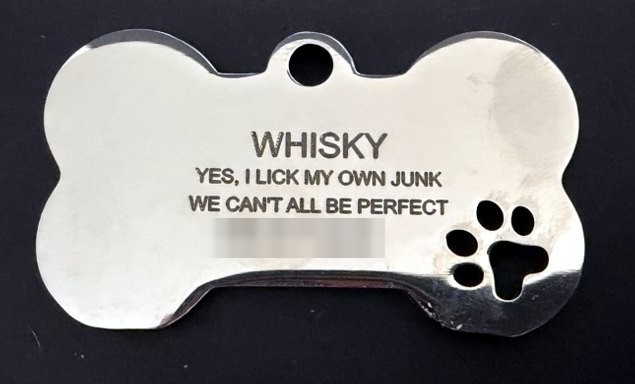
#> input picture site/assets/whisky-tag-real.jpg, 635 x 384 px
$ python make-og.py ../tag-snore.jpg
#> lines starting #> are read from the running program, lines starting #| are printed output that depends on the picture; after the words box and inside, x2 and y2 are one past the last pixel; in counts of white or black regions, pixels touching at a corner belong together
#!/usr/bin/env python3
"""Regenerate the 1200x630 Open Graph share images in site/assets/og/.

Usage (from anywhere):
    python3 site/assets/og/make-og.py              # rebuild everything + README.md
    python3 site/assets/og/make-og.py pug utah     # rebuild only these slugs (README still rebuilt)
    python3 site/assets/og/make-og.py --list       # print slug -> headline, render nothing

New breed page? Add the folder site/<breed>-dog-tags/ with an <h1> and saying cards
(class "saycard__text" or "say__name"), then run the script. It picks the folder up by its
name, reads the H1 and the first saying, and writes og/<breed>.jpg. Short display names for
breeds with long H1s live in SHORT_NAMES below.

Needs: python3 + Pillow + numpy, Google Chrome. Fonts (Bungee, Archivo, Archivo Black, DM Mono;
all SIL OFL) are fetched once from jsDelivr into ~/.cache/saltydogtags-og/fonts and embedded as
data: URLs, so nothing outside this folder in the repo is written.
"""
import base64, html, json, os, re, shutil, subprocess, sys, tempfile, urllib.request
from concurrent.futures import ThreadPoolExecutor
from pathlib import Path

import numpy as np
from PIL import Image, ImageDraw, ImageFilter

OG = Path(__file__).resolve().parent            # site/assets/og
SITE = OG.parents[1]                             # site/
ASSETS = SITE / "assets"
CHROME = "/Applications/Google Chrome.app/Contents/MacOS/Google Chrome"
FONT_DIR = Path.home() / ".cache" / "saltydogtags-og" / "fonts"
FONTS = {  # family -> jsDelivr path under google/fonts@main/ofl/
    "Bungee": "bungee/Bungee-Regular.ttf",
    "Archivo": "archivo/Archivo%5Bwdth,wght%5D.ttf",
    "Archivo Black": "archivoblack/ArchivoBlack-Regular.ttf",
    "DM Mono": "dmmono/DMMono-Medium.ttf",
}
W, H = 1200, 630
MAX_BYTES = 150 * 1024

FALLBACK_SUB = {"utah": "From a Lehi bulldog family."}  # pages without saying cards
SHORT_NAMES = {  # folder slug -> name used in "<Name> dog tags"
    "aussie": "Aussie", "bernese": "Bernese", "cavalier": "Cavalier", "doodle": "Doodle",
    "boston-terrier": "Boston Terrier", "utah": "Utah", "st-george": "St. George",
}
# Anodized finishes from app.js FINISHES, cycled across breed pages (alphabetical order).
FINISHES = {
    "hotpink": "#EE5FA6", "sky": "#5CB9EA", "yellow": "#F4C83F", "royal": "#2F5FD8", "green": "#4FC27C",
}
BREED_CYCLE = ["hotpink", "sky", "yellow", "royal", "green"]


# ---------------------------------------------------------------- helpers
def strip_tags(s):
    return html.unescape(re.sub(r"<[^>]+>", "", s)).strip()


# [4 lines left out: function smart, not called in this run]


def page(path):
    return (SITE / path / "index.html").read_text(encoding="utf-8")


def h1_of(src):
    m = re.search(r"<h1[^>]*>(.*?)</h1>", src, re.S)
    return strip_tags(m.group(1)) if m else ""


# [37 lines left out: functions first_saying, split_title, ensure_fonts, not called in this run]


def tag_cutout(dst):
    """Cut the real polished bone tag (whisky-tag-real.jpg) off its dark fabric.
    Top/sides: luminance threshold (bright steel vs dark cloth). Bottom: the bevel reflects the
    black cloth, so its outline is hand-traced in photo pixels. Exterior = flood fill from a corner;
    the ring hole and paw cut-outs keep their (near-black) photo pixels, which read as holes on void."""
    im = Image.open(ASSETS / "whisky-tag-real.jpg").convert("RGB")
    L = np.asarray(im.convert("L"))
    m = Image.fromarray(((L > 70) * 255).astype("uint8"))
    bottom = [(40, 240), (42, 282), (50, 297), (70, 317), (95, 328), (120, 329.5), (152, 329), (160, 327.5),
              (170, 322.5), (182, 315), (195, 306), (205, 294), (212, 288), (245, 286.5), (320, 287.5),
              (370, 289), (400, 292.5), (410, 296), (425, 310), (437, 321), (450, 329), (470, 332.5),
              (495, 336), (510, 337), (525, 334), (540, 327.5), (555, 315), (567, 300), (577, 282),
              (582, 265), (584, 250), (584, 238), (420, 200), (120, 200)]
    ImageDraw.Draw(m).polygon(bottom, fill=255)
    m = m.filter(ImageFilter.MaxFilter(3)).filter(ImageFilter.MinFilter(3))   # close pinholes on the rim
    ff = m.copy()
    ImageDraw.floodfill(ff, (0, 0), 128)
    mask = Image.fromarray(np.where(np.asarray(ff) == 128, 0, 255).astype("uint8"))
    mask = mask.filter(ImageFilter.MinFilter(3))                                 # eat the 1px cloth fringe
    mask = mask.filter(ImageFilter.GaussianBlur(1.6)).point(lambda v: 255 if v > 128 else 0)
    mask = mask.filter(ImageFilter.GaussianBlur(0.7))                            # antialiased edge
    bbox = mask.getbbox()
    out = im.convert("RGBA")
    out.putalpha(mask)
    out.crop(bbox).save(dst)


# ---------------------------------------------------------------- jobs
def jobs():
    J = []
    J.append(dict(slug="home", page="/", kind="photo", headline="Funny dog tags. Laser engraved.",
                  sub="", foot="Engraved in Lehi, Utah", eyebrow="From $12. Name and number on the back."))
    J.append(dict(slug="sayings", page="/sayings/", kind="fan", headline="181 sayings your dog would say.",
                  sub="", foot="Laser engraved in Utah", eyebrow="Funny dog tag sayings",
                  tags=[(["Built like", "a loaf."], "hotpink"), (["Drool", "happens."], "sky"),
                        (["Runs on naps", "and spite."], "yellow")]))
    J.append(dict(slug="wall", page="/wall/", kind="wall", headline="Wall of Shame.",
                  sub="Your dog could be first.", foot="Real dogs. Real tags.", eyebrow="Customer dogs"))

    breeds = sorted(p.name for p in SITE.iterdir() if p.is_dir() and p.name.endswith("-dog-tags"))
    # City pages share the "-dog-tags" folder pattern but are not breeds: they take a fixed finish and stay out of the
    # cycle and the breed count, so adding one never recolors the breed cards after it.
    LOCAL = {"st-george-dog-tags": "yellow"}
    hub_tags = []
    i = -1
    for folder in breeds:
        if folder not in LOCAL:
            i += 1
        slug = folder[: -len("-dog-tags")]
        src = page(folder)
        h1 = h1_of(src)
        name = SHORT_NAMES.get(slug) or re.sub(r"(?i)^funny\s+|\s+dog tags$", "", h1).strip()
        saying = first_saying(src)
        fin = LOCAL.get(folder) or BREED_CYCLE[i % len(BREED_CYCLE)]
        if saying:
            J.append(dict(slug=slug, page=f"/{folder}/", kind="tag", headline=f"{name} dog tags",
                          saying=saying, finish=fin, foot="Laser engraved in Utah", eyebrow="Funny engraved tags"))
            if slug in ("pug", "corgi", "husky"):
                hub_tags.append((saying, fin))
        else:  # no saying cards on the page (e.g. utah): real tag photo + the page's own tagline
            tagline = FALLBACK_SUB.get(slug) or (h1[h1.index(" From ") + 1:] if " From " in h1 else "")
            J.append(dict(slug=slug, page=f"/{folder}/", kind="photo", headline=f"{name} dog tags",
                          sub=tagline, foot="Laser engraved in Utah", eyebrow="Funny engraved tags"))
    if (SITE / "dog-tags-by-breed" / "index.html").exists():
        J.append(dict(slug="dog-tags-by-breed", page="/dog-tags-by-breed/", kind="fan",
                      headline=h1_of(page("dog-tags-by-breed")), sub="Every breed has its own crimes.",
                      foot="Laser engraved in Utah", eyebrow=f"{len(breeds) - 1 - len(LOCAL.keys() & set(breeds))} breeds and counting",
                      tags=[(s, "hotpink" if k == 0 else ("sky" if k == 1 else "yellow")) for k, (s, f) in enumerate(hub_tags)]))

    gdir = SITE / "guides"
    if (gdir / "index.html").exists():
        J.append(dict(slug="guides", page="/guides/", kind="photo", headline=h1_of(page("guides")),
                      sub="From a house with seven bulldogs.", foot="saltydogtags.com/guides", eyebrow="Guides"))
    for g in sorted(p for p in gdir.iterdir() if p.is_dir() and (p / "index.html").exists()):
        h1 = h1_of(page(f"guides/{g.name}"))
        head, aside = split_title(h1)
        J.append(dict(slug=g.name, page=f"/guides/{g.name}/", kind="photo", guide=True, headline=head,
                      sub=aside, h1=h1, foot="saltydogtags.com/guides", eyebrow="Guide"))
    return J


# ---------------------------------------------------------------- html
TEMPLATE = r"""<!doctype html><html><head><meta charset="utf-8"><style>
__FONTS__
*{box-sizing:border-box;margin:0;padding:0}
html,body{width:1200px;height:630px;overflow:hidden;background:#09010F}
.og{position:relative;width:1200px;height:630px;overflow:hidden;color:#FFF4FA;font-family:'Archivo',sans-serif;
  background:radial-gradient(900px 620px at 8% 0%,#1A0B33 0%,rgba(26,11,51,0) 60%),#09010F}
.glow{position:absolute;left:560px;top:-20px;width:680px;height:680px;border-radius:50%;
  background:radial-gradient(closest-side,var(--glow) 0%,rgba(0,0,0,0) 100%);opacity:.32}
.logo{position:absolute;left:64px;top:52px;height:52px}
.copy{position:absolute;left:64px;top:140px;width:var(--cw);height:360px;display:flex;flex-direction:column;justify-content:center}
.eyebrow{font-family:'DM Mono',monospace;font-weight:500;font-size:17px;letter-spacing:.2em;text-transform:uppercase;color:#2AF5E4;margin-bottom:22px}
h1{font-family:'Bungee',sans-serif;font-weight:400;line-height:1.02;letter-spacing:-.005em;color:#FFF4FA;
  text-shadow:.06em .06em 0 #FF2E97;text-wrap:balance;font-size:84px}
.sub{font-weight:600;font-size:30px;line-height:1.22;color:#CFC3DD;margin-top:24px;text-wrap:balance;letter-spacing:-.005em}
.foot{position:absolute;left:64px;bottom:54px;display:flex;align-items:center;gap:16px;
  font-family:'DM Mono',monospace;font-weight:500;font-size:18px;letter-spacing:.18em;text-transform:uppercase;color:#FFF4FA}
.foot i{display:block;width:44px;height:3px;border-radius:2px;background:#00E5FF;box-shadow:0 0 10px rgba(0,229,255,.8)}
.url{position:absolute;right:64px;bottom:54px;font-family:'DM Mono',monospace;font-weight:500;font-size:16px;letter-spacing:.18em;text-transform:uppercase;color:#A496B8}
.art{position:absolute;left:var(--ax);top:20px;width:calc(1200px - var(--ax) - 30px);height:560px;display:flex;align-items:center;justify-content:center}
.photo{width:var(--pw);transform:rotate(-7deg);filter:drop-shadow(0 26px 28px rgba(0,0,0,.75)) drop-shadow(0 0 1px rgba(255,255,255,.25))}
.tag{position:absolute;filter:drop-shadow(0 22px 26px rgba(0,0,0,.6))}
/* wall: mugshot height board */
.board{position:relative;width:430px;height:470px;border-radius:14px;overflow:hidden;transform:rotate(3deg);
  background:repeating-linear-gradient(to bottom,rgba(255,244,250,.0) 0 39px,rgba(255,244,250,.16) 39px 41px),#1A0B33;
  box-shadow:0 30px 50px -10px rgba(0,0,0,.8),inset 0 0 0 2px rgba(255,244,250,.08)}
.board .n{position:absolute;right:16px;font-family:'DM Mono',monospace;font-size:14px;letter-spacing:.1em;color:rgba(255,244,250,.45)}
.board .q{position:absolute;left:0;right:0;top:36px;text-align:center;font-family:'Bungee',sans-serif;font-size:230px;line-height:1;color:transparent;
  -webkit-text-stroke:3px rgba(255,244,250,.35)}
.plac{position:absolute;left:50px;right:50px;bottom:34px;padding:16px 18px 14px;border-radius:8px;background:#FFF4FA;color:#09010F;text-align:center;
  box-shadow:0 10px 20px rgba(0,0,0,.5)}
.plac b{display:block;font-family:'Bungee',sans-serif;font-weight:400;font-size:34px;line-height:1;color:#09010F}
.plac span{display:block;font-family:'DM Mono',monospace;font-weight:500;font-size:14px;letter-spacing:.2em;text-transform:uppercase;color:#FF2E97;margin-bottom:8px}
.plac em{display:block;font-style:normal;font-family:'DM Mono',monospace;font-size:14px;letter-spacing:.14em;text-transform:uppercase;color:#4A3B5E;margin-top:8px}
</style></head><body>
<div class="og" id="og"></div>
<script>
const D = __DATA__;
const esc = (s) => String(s).replace(/[&<>"]/g, (c) => ({'&':'&amp;','<':'&lt;','>':'&gt;','"':'&quot;'}[c]));
const SHARED = '<linearGradient id="sdt-en" x1="0" y1="0" x2="0" y2="1"><stop offset="0" stop-color="#FBFCFE"/><stop offset=".55" stop-color="#C9CED6"/><stop offset="1" stop-color="#EDF0F4"/></linearGradient>';
const cv = document.createElement('canvas').getContext('2d');
const textW = (s, px) => { cv.font = px + "px 'Archivo Black'"; return cv.measureText(s).width; };
const lum = (h) => { const n = parseInt(h.slice(1), 16); return (0.299*(n>>16) + 0.587*((n>>8)&255) + 0.114*(n&255)) / 255; };
// Same layout + engraving as app.js tagSVGTemplate (bone, anodized, Block font).
function tagSVG(lines, base, w) {
  const a = D.area, LH = 1.18, L = lines.map((l) => l.toUpperCase()), n = L.length;
  let fs = 24; for (; fs > 11; fs--) if (L.every((l) => textW(l, fs) <= a.w) && n * fs * LH <= a.h) break;
  const lh = fs * LH, top = a.cy - ((n - 1) * lh) / 2 + fs * 0.36;
  const t = L.map((l, i) => `<text x="${a.cx}" y="${(top + i * lh).toFixed(1)}" text-anchor="middle" font-size="${fs}">${esc(l)}</text>`).join('');
  const ink = lum(base) < 0.5
    ? `<g fill="rgba(0,0,0,.55)" transform="translate(0,-1)">${t}</g><g fill="rgba(255,255,255,.35)" transform="translate(0,1)">${t}</g><g fill="url(#sdt-en)">${t}</g>`
    : `<g fill="rgba(255,255,255,.5)" transform="translate(0,0.9)">${t}</g><g fill="#1F2327">${t}</g>`;
  return `<svg viewBox="0 0 320 240" width="${w}" height="${w*0.75}" xmlns="http://www.w3.org/2000/svg" style="color:${base}"><defs>${SHARED}</defs>${D.bone}<g font-family="'Archivo Black',sans-serif" style="letter-spacing:.01em">${ink}</g></svg>`;
}
function build() {
  const j = D.job, og = document.getElementById('og');
  const photoish = j.kind === 'photo';
  const cw = j.guide ? 640 : (j.kind === 'wall' ? 560 : (j.kind === 'fan' ? 490 : 520));
  const ax = j.guide ? 730 : (j.kind === 'wall' ? 640 : 590);
  og.style.setProperty('--cw', cw + 'px'); og.style.setProperty('--ax', ax + 'px');
  og.style.setProperty('--pw', (j.guide ? 420 : 560) + 'px');
  og.style.setProperty('--glow', j.finish ? D.fin[j.finish] : (j.kind === 'wall' ? '#FF2E97' : '#00E5FF'));
  let art = '';
  if (photoish) art = `<img class="photo" src="${D.photo}" alt="">`;
  if (j.kind === 'tag') art = `<div class="tag" style="transform:rotate(-6deg)">${tagSVG(j.saying, D.fin[j.finish], 600)}</div>`;
  if (j.kind === 'fan') {
    const pos = [[-60, -150, -7], [125, 0, 6], [-125, 152, -4]];
    art = j.tags.map(([lines, f], i) => `<div class="tag" style="transform:translate(${pos[i][0]}px,${pos[i][1]}px) rotate(${pos[i][2]}deg)">${tagSVG(lines, D.fin[f], 335)}</div>`).join('');
  }
  if (j.kind === 'wall') {
    let ticks = ''; for (let k = 0; k < 12; k++) ticks += `<span class="n" style="top:${k*40 + 30}px">${(11 - k) * 2}"</span>`;
    art = `<div class="board">${ticks}<div class="q">?</div><div class="plac"><span>Salty Dog Dept.</span><b>YOUR DOG</b><em>No. 001 &middot; Booked: pending</em></div></div>`;
  }
  og.innerHTML = `<div class="glow"></div><img class="logo" src="${D.logo}" alt="">
    <div class="copy">${j.eyebrow ? `<p class="eyebrow">${esc(j.eyebrow)}</p>` : ''}<h1>${esc(j.headline).replace(/ dog tags$/i, (m) => m.replace(/ tags$/i, '\u00a0tags'))}</h1>${j.sub ? `<p class="sub">${esc(j.sub)}</p>` : ''}</div>
    <div class="foot"><i></i>${esc(j.foot)}</div>
    ${j.foot.toLowerCase().includes('saltydogtags') ? '' : '<div class="url">saltydogtags.com</div>'}
    <div class="art">${art}</div>`;
  // fit the headline: biggest size where no word overflows and the copy block fits its box
  const copy = og.querySelector('.copy'), h = og.querySelector('h1'), sub = og.querySelector('.sub');
  const maxH = copy.clientHeight;
  for (let fs = j.guide ? 72 : 88; fs >= 34; fs -= 2) {
    h.style.fontSize = fs + 'px';
    if (sub) sub.style.fontSize = Math.max(22, Math.min(32, Math.round(fs * 0.46))) + 'px';
    let used = 0; for (const c of copy.children) used += c.offsetHeight + parseFloat(getComputedStyle(c).marginTop);
    if (h.scrollWidth <= cw + 1 && used <= maxH) break;
  }
  document.title = 'ready';
}
document.fonts.ready.then(() => Promise.all(["400 20px Bungee","700 20px Archivo","400 20px 'Archivo Black'","500 20px 'DM Mono'"].map((f) => document.fonts.load(f)))).then(build);
</script></body></html>"""


# [45 lines left out: functions render, write_readme, not called in this run]


def main(argv):
    J = jobs()
    if "--list" in argv:
        for j in J:
            print(f"{j['slug']:45} {j['kind']:6} {j['headline']}  ||  {' / '.join(j.get('saying') or []) or j.get('sub','')}")
        return
    only = {a for a in argv if not a.startswith("-")}
    todo = [j for j in J if not only or j["slug"] in only]
    for j in todo:
        j["headline"], j["sub"] = smart(j["headline"]), smart(j.get("sub", ""))
    tmp = Path(tempfile.mkdtemp(prefix="sdt-og-"))
    try:
        tag_cutout(tmp / "tag-cutout.png")
#> in tag_cutout, im is the input picture: PIL image 635x384 RGB; mean R, G, B 124.6, 123.1, 123.7
#> in tag_cutout, `m = Image.fromarray(((L > 70) * 255).astype("uint8"))`:
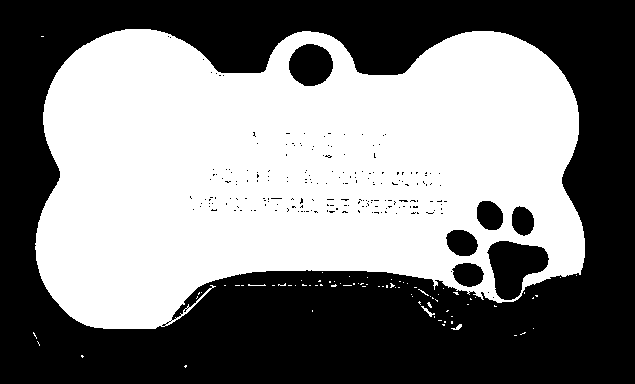
#> m: PIL image 635x384 L; 50% white; 80 white regions (76 under 20 px), largest, box (x1, y1, x2, y2) and area: (35, 29, 585, 329) 121523, (421, 306, 435, 317) 41, (451, 324, 462, 330) 31, (248, 284, 266, 286) 21
#> in tag_cutout, `ImageDraw.Draw(m).polygon(bottom, fill=255)`: m: PIL image 635x384 L; 55.6% white; 122 black regions (118 under 20 px), largest, box (x1, y1, x2, y2) and area: (0, 0, 635, 384) 105964, (289, 44, 333, 86) 1439, (477, 201, 503, 219) 328, (512, 206, 534, 227) 322
#> in tag_cutout, `m = m.filter(ImageFilter.MaxFilter(3)).filter(ImageFilter.MinFilter(3))`:
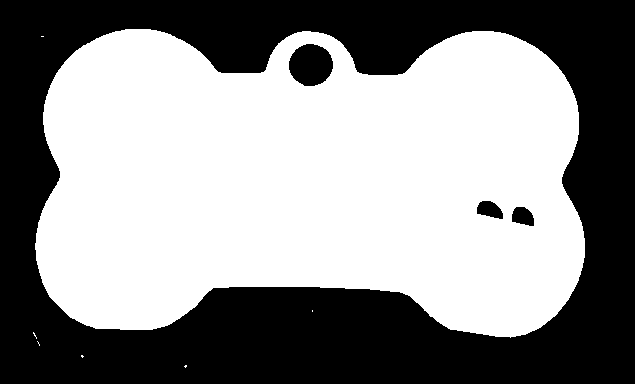
#> m: PIL image 635x384 L; 55.7% white; 4 black regions, box (x1, y1, x2, y2) and area: (0, 0, 635, 384) 105963, (289, 44, 333, 86) 1439, (477, 201, 503, 219) 328, (512, 207, 534, 226) 320
#> in tag_cutout, `ImageDraw.floodfill(ff, (0, 0), 128)`:
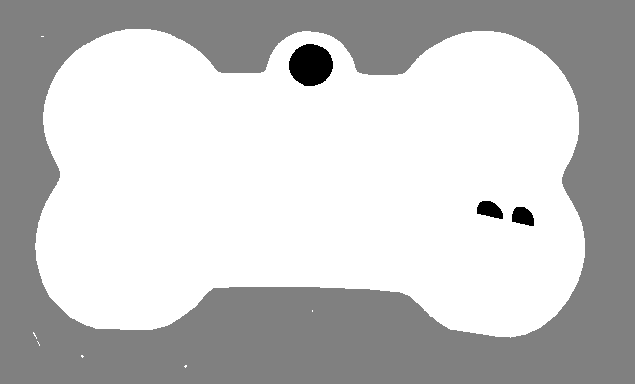
#> ff: PIL image 635x384 L; min 0, max 255, mean 197.6
#> in tag_cutout, `mask = Image.fromarray(np.where(np.asarray(ff) == 128, 0, 255).astype(..`:
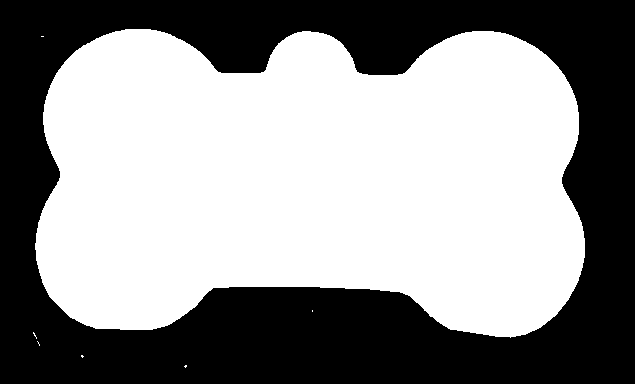
#> mask: PIL image 635x384 L; 56.5% white; 1 black region, box (x1, y1, x2, y2) and area: (0, 0, 635, 384) 105963
#> in tag_cutout, `mask = mask.filter(ImageFilter.MinFilter(3))`:
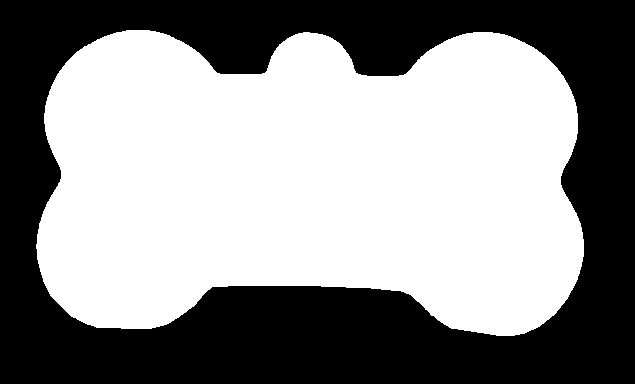
#> mask: PIL image 635x384 L; 55.7% white; 1 black region, box (x1, y1, x2, y2) and area: (0, 0, 635, 384) 108033
#> in tag_cutout, `bbox = mask.getbbox()`: bbox = (34, 28, 586, 338)
#> in tag_cutout, `out.putalpha(mask)`:
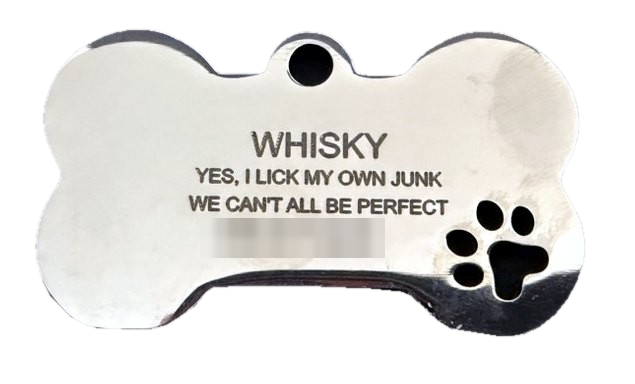
#> out: PIL image 635x384 RGBA; mean R, G, B, A 124.6, 123.1, 123.7, 142; transparent parts drawn white
#> in tag_cutout, `out.crop(bbox).save(dst)`:
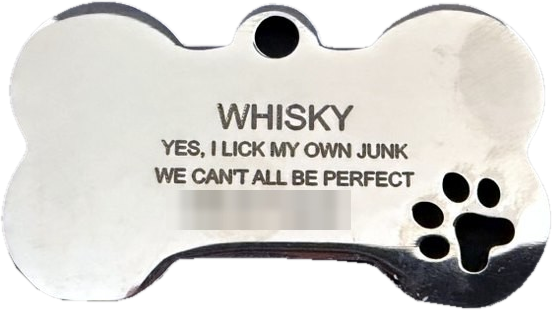
#> saved as tag-cutout.png: PIL image 552x310 RGBA; mean R, G, B, A 165.3, 163.2, 160.5, 202.4; transparent parts drawn white
#> (the run stopped early here; a loop or call above may not have finished)
